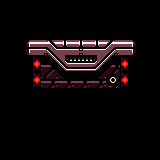

The image is a tile-based game level rendered from a .tmx file. Its description and complete source (layers, tilesets, objects, tile grids) follow:
An orthogonal 20x20 tile map with 8x8 px tiles, 1 tile layer (Tile Layer 1).

<map version="1.0" tiledversion="2017.09.27" orientation="orthogonal" renderorder="right-down" width="20" height="20" tilewidth="8" tileheight="8" infinite="0" nextobjectid="1">
 <tileset firstgid="1" source="RedLevel1.tsx" />
 <layer name="Tile Layer 1" width="20" height="20">
  <data encoding="csv">
0,0,0,0,0,0,0,0,0,0,0,0,0,0,0,0,0,0,0,0,
0,0,0,0,0,0,0,0,0,0,0,0,0,0,0,0,0,0,0,0,
0,0,0,0,0,0,0,0,0,0,0,0,0,0,0,0,0,0,0,0,
0,0,0,0,0,0,0,0,0,0,0,0,0,0,0,0,0,0,0,0,
0,0,0,0,0,0,0,0,0,0,0,0,0,0,0,0,0,0,0,0,
0,0,0,1,2,3,4,5,6,7,8,9,10,11,12,13,14,0,0,0,
0,0,0,19,20,21,22,23,24,25,26,27,28,29,30,31,32,0,0,0,
0,0,0,0,111,39,40,41,42,43,44,45,46,47,48,111,0,0,0,0,
0,0,0,0,129,57,58,59,60,61,62,63,64,65,66,129,0,0,0,0,
0,0,0,0,111,75,76,77,78,79,80,81,82,83,84,111,0,0,0,0,
0,0,0,0,129,93,94,95,96,97,98,99,100,101,102,129,0,0,0,0,
0,0,0,0,0,0,0,0,0,0,0,0,0,0,0,0,0,0,0,0,
0,0,0,0,0,0,0,0,0,0,0,0,0,0,0,0,0,0,0,0,
0,0,0,0,0,0,0,0,0,0,0,0,0,0,0,0,0,0,0,0,
0,0,0,0,0,0,0,0,0,0,0,0,0,0,0,0,0,0,0,0,
0,0,0,0,0,0,0,0,0,0,0,0,0,0,0,0,0,0,0,0,
0,0,0,0,0,0,0,0,0,0,0,0,0,0,0,0,0,0,0,0,
0,0,0,0,0,0,0,0,0,0,0,0,0,0,0,0,0,0,0,0,
0,0,0,0,0,0,0,0,0,0,0,0,0,0,0,0,0,0,0,0,
0,0,0,0,0,0,0,0,0,0,0,0,0,0,0,0,0,0,0,0
</data>
 </layer>
</map>
